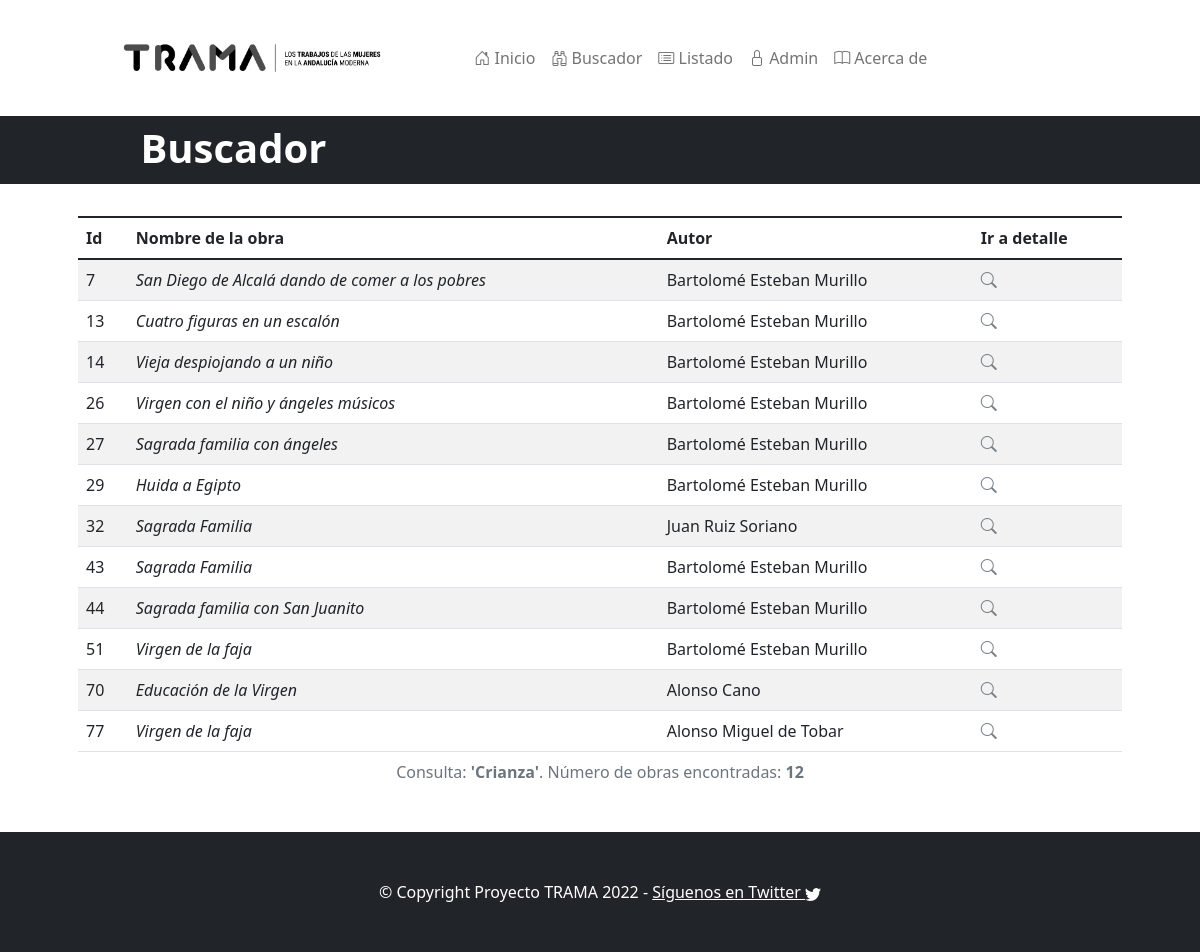
/trama/search_result/?query=Crianza, run on the app's committed database.
### trama/models.py (models this page shows, shortened)
class TrabajoRepresentado(models.Model):
    nombre_trabajo = models.CharField(
        max_length=256,
        blank=False,
        null=False,
        help_text="Nombre de la profesión representada (hilandera, curandera,...)")

class Obra(models.Model):
    nombre_obra = models.CharField(
        max_length=256,
        blank=False,
        null=False,
        help_text="Nombre completo de la obra")
    autor = models.CharField(max_length=256,
        blank=False,
        null=False,
        help_text="Autor de la obra")
    anno = models.CharField("Año o época aproximada de la obra",
        max_length=64,
        blank=False,
        null=False,
        help_text="Año (exacto o aproximado) de creación de la obra")
    ubicacion = models.CharField("Ubicación",
        max_length=128,
        blank=False,
        null=False,
        help_text="Ubicación de la obra (museo, colección particular...)")
    iconografia = models.CharField("Iconografía",
        max_length=128,
        blank=False,
        null=False,
        help_text="Breve descripción de la iconografía representada")
    descripcion = models.TextField("Descripción",
        blank=False,
        null=False,
        help_text="Descripción de la obra en texto libre")
    url_externa = models.CharField(max_length=512,
        blank=True,
        null=True,
        help_text="URL con contexto")
    url_imagen = models.CharField(max_length=512,
        blank=True,
        null=True,
        help_text="URL externa del archivo de imagen (si la hay)")
    estilo = models.ForeignKey(
        Estilo,
        blank=False,
        null=False,
        on_delete=models.CASCADE)
    tipo_de_obra = models.ForeignKey(
        TipoDeObra,
        blank=False,
        null=False,
        on_delete=models.CASCADE)
    trabajo_representado = models.ManyToManyField(
        TrabajoRepresentado,
        blank=False)

### trama/views.py (the view)
def search_result(request):
    if request.method == "GET":
        query_text = request.GET.get("query", "")
        buscador = Buscador(query_text=query_text)
        query_results = buscador.get()
        return render(request, "search.html",
                      {"query": query_text,
                       "query_result": query_results})

### trama/utils/buscador.py (called while the page is built)
    def get(self) -> QuerySet:
        query_tokens = self._query_text.lower().split()
        query_result = None
        for token in query_tokens:
            matching_obras = Obra.objects.filter(
                Q(nombre_obra__icontains=token) |
                Q(descripcion__icontains=token) |
                Q(trabajo_representado__nombre_trabajo__icontains=token)
            ).distinct()
            if query_result is None:
                query_result = matching_obras
            else:
                query_result = query_result.union(matching_obras)
        return query_result.order_by('id')

### trama/templates/search.html (shortened to what this page needs)
{% extends "base.html" %}
{% block texto_barra %}Buscador{% endblock %}
{% block content %}
  {%if query %}
    <table class="table table-striped">
      <caption class="text-center">Consulta: <strong>'{{query}}'</strong>.
        Número de obras encontradas:  <strong>{{query_result.count}}</strong></caption>
        <thead>
          <tr>
            <th>Id</th>
            <th>Nombre de la obra</th>
            <th>Autor</th>
            <th>Ir a detalle</th>
          </tr>
        </thead>
        <tbody>
          {% for obra in query_result.all %}
      <tr>
        <td>{{obra.id}}</td>
        <td><em>{{obra.nombre_obra}}</em></td>
        <td>{{obra.autor}}</td>
        <td><a href="{% url 'detalle_obra' obra.pk %}" alt="Mostrar detalle"><i class="bi bi-search"></i></a></td>
      </tr>
    {% endfor %}</tbody>
    </table>
  {% endif %}
{% endblock %}

### data on the page
TrabajoRepresentado: nombre_trabajo "Crianza"
Obra: id "7", nombre_obra "San Diego de Alcalá dando de comer a los pobres", autor "Bartolomé Esteban Murillo"
Obra: id "13", nombre_obra "Cuatro figuras en un escalón", autor "Bartolomé Esteban Murillo"
Obra: id "14", nombre_obra "Vieja despiojando a un niño", autor "Bartolomé Esteban Murillo"
Obra: id "26", nombre_obra "Virgen con el niño y ángeles músicos", autor "Bartolomé Esteban Murillo"
Obra: id "27", nombre_obra "Sagrada familia con ángeles", autor "Bartolomé Esteban Murillo"
Obra: id "29", nombre_obra "Huida a Egipto", autor "Bartolomé Esteban Murillo"
Obra: id "32", nombre_obra "Sagrada Familia", autor "Juan Ruiz Soriano"
Obra: id "43", nombre_obra "Sagrada Familia", autor "Bartolomé Esteban Murillo"
Obra: id "44", nombre_obra "Sagrada familia con San Juanito", autor "Bartolomé Esteban Murillo"
Obra: id "51", nombre_obra "Virgen de la faja", autor "Bartolomé Esteban Murillo"
Obra: id "70", nombre_obra "Educación de la Virgen", autor "Alonso Cano"
Obra: id "77", nombre_obra "Virgen de la faja", autor "Alonso Miguel de Tobar"

### other printed values
{{ query_result.count }} "12"
